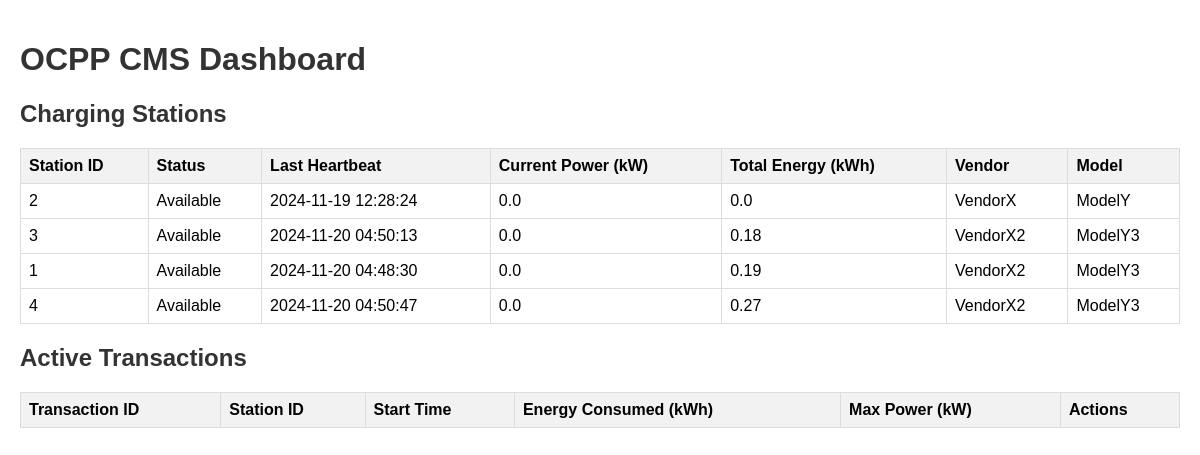
Before: / with the older database file.
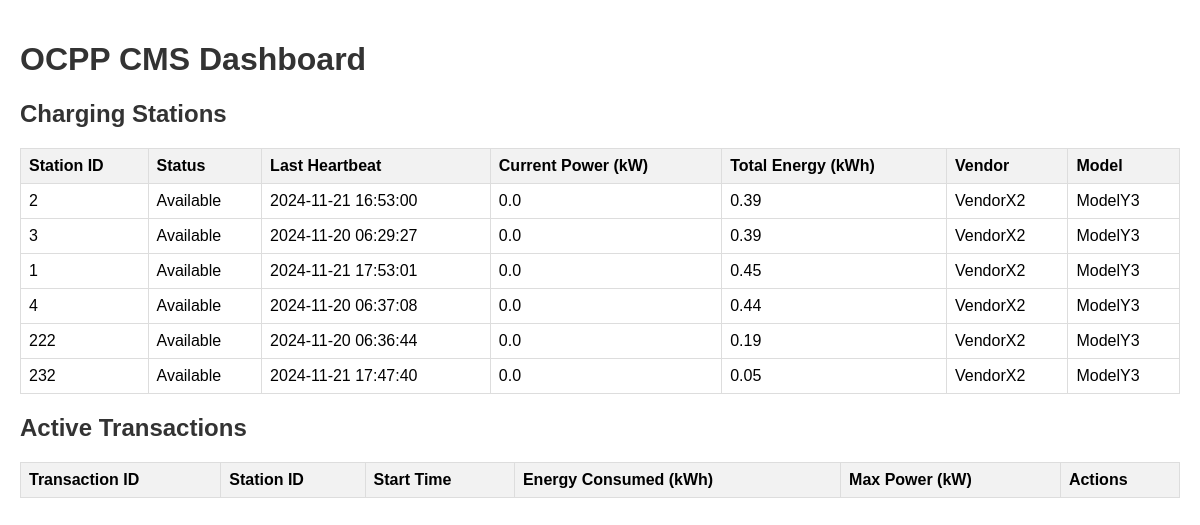
After: the same page with the newer database file.
### database.py (models this page shows)
class ChargingStation(Base):
    __tablename__ = 'charging_stations'
    id = Column(Integer, primary_key=True)
    station_id = Column(String, unique=True)
    status = Column(String)
    last_heartbeat = Column(DateTime)
    current_transaction = Column(String, nullable=True)
    vendor = Column(String)
    model = Column(String)
    current_power = Column(Float, default=0)  # Current power consumption in kW
    total_energy_consumed = Column(Float, default=0)  # Total energy consumed in kWh

### main.py (the view)
@app.get("/")
async def home(request: Request):
    db = SessionLocal()
    stations = db.query(ChargingStation).all()
    transactions = db.query(Transaction).filter_by(is_active=True).all()
    db.close()
    return templates.TemplateResponse(
        "index.html",
        {"request": request, "stations": stations, "transactions": transactions}
    )

### templates/index.html (shortened to what this page needs)
<!DOCTYPE html>
<html lang="en">
<head>
</head>
<body>
    <h1>OCPP CMS Dashboard</h1>
    <h2>Charging Stations</h2>
    <table>
        <thead>
            <tr>
                <th>Station ID</th>
                <th>Status</th>
                <th>Last Heartbeat</th>
                <th>Current Power (kW)</th>
                <th>Total Energy (kWh)</th>
                <th>Vendor</th>
                <th>Model</th>
            </tr>
        </thead>
        <tbody>
            {% for station in stations %}
            <tr>
                <td>{{ station.station_id }}</td>
                <td>{{ station.status }}</td>
                <td>{{ station.last_heartbeat.strftime('%Y-%m-%d %H:%M:%S') }}</td>
                <td>{{ station.current_power|round(2) }}</td>
                <td>{{ station.total_energy_consumed|round(2) }}</td>
                <td>{{ station.vendor }}</td>
                <td>{{ station.model }}</td>
            </tr>
            {% endfor %}
        </tbody>
    </table>
    <h2>Active Transactions</h2>
    <table>
        <thead>
            <tr>
                <th>Transaction ID</th>
                <th>Station ID</th>
                <th>Start Time</th>
                <th>Energy Consumed (kWh)</th>
                <th>Max Power (kW)</th>
                <th>Actions</th>
            </tr>
        </thead>
    </table>
</body>
</html>

### templates/index.html (style rules this page uses)
body { font-family: Arial, sans-serif; max-width: 1200px; margin: 0 auto; padding: 20px; }
table { width: 100%; border-collapse: collapse; margin-bottom: 20px; }
th, td { border: 1px solid #ddd; padding: 8px; text-align: left; }
th { background-color: #f2f2f2; }
h1, h2 { color: #333; }

Changed rows visible on the page:
changed ChargingStation (number 1 of 6 on the later page): last_heartbeat "2024-11-19 12:28:24" → "2024-11-21 16:53:00"; total_energy_consumed "0.0" → "0.39"; vendor "VendorX" → "VendorX2"; model "ModelY" → "ModelY3"
changed ChargingStation (number 2 of 6 on the later page): last_heartbeat "2024-11-20 04:50:13" → "2024-11-20 06:29:27"; total_energy_consumed "0.18" → "0.39"
changed ChargingStation (number 3 of 6 on the later page): last_heartbeat "2024-11-20 04:48:30" → "2024-11-21 17:53:01"; total_energy_consumed "0.19" → "0.45"
changed ChargingStation (number 4 of 6 on the later page): last_heartbeat "2024-11-20 04:50:47" → "2024-11-20 06:37:08"; total_energy_consumed "0.27" → "0.44"
added ChargingStation: station_id "222", status "Available", last_heartbeat "2024-11-20 06:36:44", current_power "0.0", total_energy_consumed "0.19", vendor "VendorX2", model "ModelY3"
added ChargingStation: station_id "232", status "Available", last_heartbeat "2024-11-21 17:47:40", current_power "0.0", total_energy_consumed "0.05", vendor "VendorX2", model "ModelY3"
